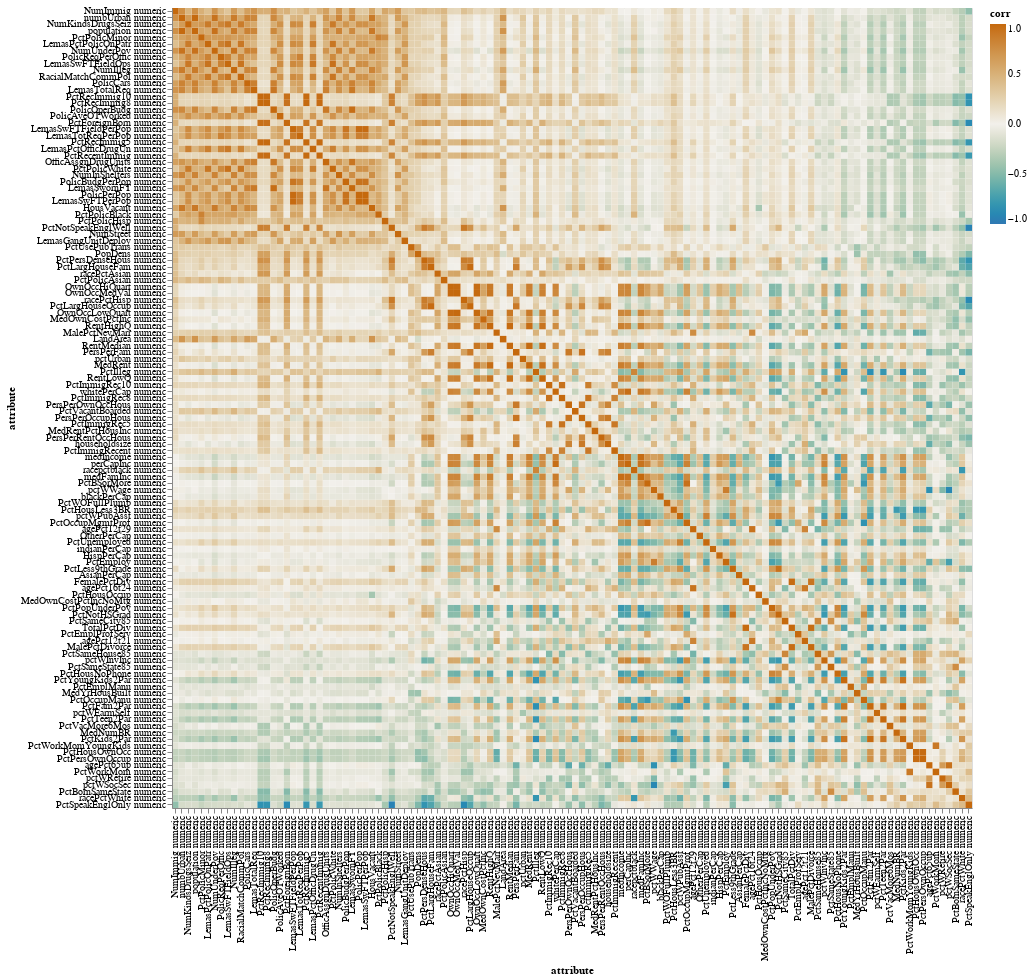

Notebook cell for this chart:
### Code cell
''' 
Customization:
    1) add mouseover effect, 
    2) sort by the sum of col/row,
    3) customize color using a diverging color scheme.
'''
alt.Chart(to_plot).mark_rect().encode(
    x=alt.X('attr1:N', 
            sort=alt.EncodingSortField(field='corr', op='sum', order='descending'), 
            title="attribute"),
    y=alt.Y('attr2:N', 
            sort=alt.EncodingSortField(field='corr', op='sum', order='descending'), 
            title="attribute"),
    color=alt.Color('corr', scale=alt.Scale(domain=[-1, 0, 1], range=['#2f78b3', '#f2f0eb', '#c5690d'])),
    tooltip = ['attr1', 'attr2', 'corr']
).properties(
    width = 800,
    height = 800
)

### Figure 1 — Vega-Lite specification as saved in the notebook (floating-point values rounded to 4 significant figures; data arrays with more than 128 entries replaced by an {"elided": "..."} marker saying what was removed)
{"config": {"view": {"continuousWidth": 400, "continuousHeight": 300}}, "data": {"name": "data-ab16cd51ef93162aa6b7805efd168456"}, "mark": "rect", "encoding": {"color": {"type": "quantitative", "field": "corr", "scale": {"domain": [-1, 0, 1], "range": ["#2f78b3", "#f2f0eb", "#c5690d"]}}, "tooltip": [{"type": "nominal", "field": "attr1"}, {"type": "nominal", "field": "attr2"}, {"type": "quantitative", "field": "corr"}], "x": {"type": "nominal", "field": "attr1", "sort": {"field": "corr", "op": "sum", "order": "descending"}, "title": "attribute"}, "y": {"type": "nominal", "field": "attr2", "sort": {"field": "corr", "op": "sum", "order": "descending"}, "title": "attribute"}}, "height": 800, "width": 800, "$schema": "https://vega.github.io/schema/vega-lite/v4.0.2.json", "datasets": {"data-ab16cd51ef93162aa6b7805efd168456": {"elided": "14884 records"}}}
